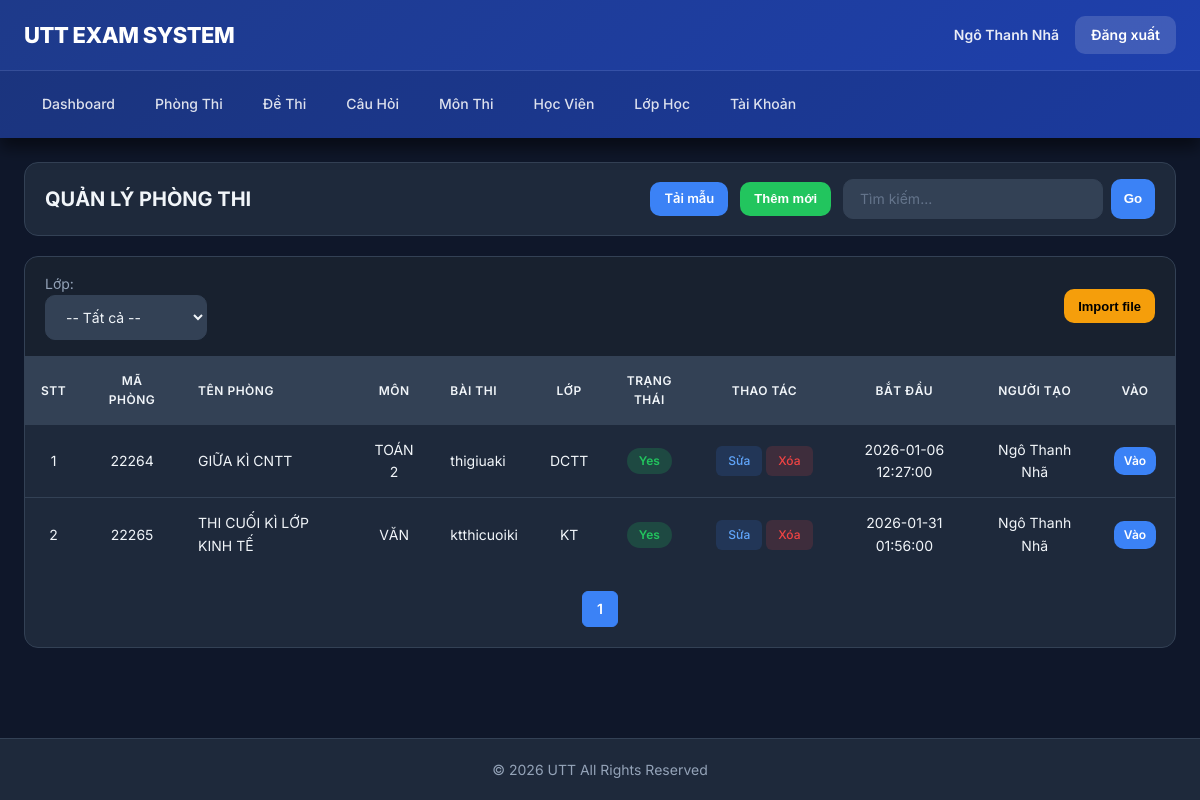
/public/index.php?url=PhongthiController/index (signed in), run on the app's committed database.
### tables this page shows
CREATE TABLE `phong_thi` (
  `id` int(11) NOT NULL,
  `ma_phong` varchar(30) NOT NULL,
  `ten_phong` varchar(255) NOT NULL,
  `mon_id` int(11) NOT NULL,
  `de_id` int(11) NOT NULL,
  `lop_id` int(11) NOT NULL,
  `trangthai` tinyint(4) DEFAULT 1,
  `bat_dau` datetime DEFAULT NULL,
  `nguoi_tao` varchar(100) DEFAULT '',
  `created_at` datetime DEFAULT current_timestamp()
);

CREATE TABLE `mon_thi` (
  `id` int(11) NOT NULL,
  `ma_mon` varchar(20) NOT NULL,
  `ten_mon` varchar(100) NOT NULL,
  `trangthai` tinyint(4) DEFAULT 1,
  `created_at` datetime DEFAULT current_timestamp()
);

CREATE TABLE `de_thi` (
  `id` int(11) NOT NULL,
  `ma_de` varchar(30) NOT NULL,
  `ten_de` varchar(255) NOT NULL,
  `thoi_gian` int(11) NOT NULL DEFAULT 30,
  `mon_id` int(11) NOT NULL,
  `created_at` datetime DEFAULT current_timestamp()
);

CREATE TABLE `lop_hoc` (
  `id` int(11) NOT NULL,
  `ma_lop` varchar(20) NOT NULL,
  `ten_lop` varchar(100) NOT NULL,
  `trangthai` tinyint(4) DEFAULT 1,
  `nguoi_tao` varchar(100) DEFAULT NULL,
  `created_at` datetime DEFAULT current_timestamp()
);

### Core/Controller.php (called while the page is built, shortened)
<?php
class Controller{
  public function model($name){
    return new $name;
  }
  public function view($layout,$data=[]){
    require_once __DIR__."/../MVC/Views/$layout.php";
  }
}

### MVC/Controllers/PhongthiController.php (called while the page is built, shortened)
<?php
class PhongthiController extends Controller
{
  private function getFlash($k)
  {
    $v = $_SESSION["_flash"][$k] ?? "";
    return $v;
  }
  public function index()
  {
    $lop_id = (int) ($_GET["lop_id"] ?? 0);
    $q = trim($_GET["q"] ?? "");
    $rows = $this->model("Phongthi_m")->list($lop_id, $q);
    $lops = $this->model("Lophoc_m")->getAll();
    $mons = $this->model("Monthi_m")->getAll();
    $des = $this->model("Dethi_m")->list(0, "");
    $this->view("layout_admin", [
      "page" => "Pages/pt_list",
      "rows" => $rows,
      "lops" => $lops,
      "mons" => $mons,
      "des" => $des,
      "lop_id" => $lop_id,
      "q" => $q,
      "msg" => $this->getFlash("msg"),
      "err" => $this->getFlash("err"),
    ]);
  }
}

### Core/App.php (called while the page is built, shortened)
<?php
class App {
  public function __construct(){
    $url = $_GET["url"] ?? "AuthController/login";
    $arr = explode("/", trim($url,"/"));
    $action     = $arr[1] ?? "login";
    $params     = array_slice($arr,2);
    $c = new $controller;
    call_user_func_array([$c,$action], $params);
  }
}

### public/index.php (called while the page is built, shortened)
<?php
require_once __DIR__."/../Core/Database.php";
require_once __DIR__."/../Core/Controller.php";
require_once __DIR__."/../Core/App.php";
new App();

### Core/Database.php (called while the page is built, shortened)
<?php
class Database
{
  public function __construct()
  {
    $dsn = "mysql:host=" . DB_HOST . ";port=" . DB_PORT . ";dbname=" . DB_NAME . ";charset=utf8mb4";
    $this->con = new PDO($dsn, DB_USER, DB_PASS, [
      PDO::ATTR_ERRMODE => PDO::ERRMODE_EXCEPTION,
      PDO::ATTR_DEFAULT_FETCH_MODE => PDO::FETCH_ASSOC
    ]);
  }
}

### MVC/Models/Phongthi_m.php (called while the page is built, shortened)
<?php
class Phongthi_m extends Database {
  public function list($lop_id=0, $q=""){
    $qLike = "%".trim($q)."%";
    $st=$this->con->prepare("
      SELECT p.*, m.ten_mon, d.ten_de, l.ma_lop
      FROM phong_thi p
      JOIN mon_thi m ON m.id=p.mon_id
      JOIN de_thi d ON d.id=p.de_id
      JOIN lop_hoc l ON l.id=p.lop_id
      WHERE (p.ma_phong LIKE ? OR p.ten_phong LIKE ?)
      ORDER BY p.id DESC
    ");
    $st->execute([$qLike,$qLike]);
    return $st->fetchAll();
  }
}

### MVC/Views/Pages/pt_list.php (the view, shortened to what this page needs)
<?php
$rows = $data["rows"] ?? [];
$q = $data["q"] ?? "";
?>
<div class="page-head compact">
  <div class="page-title">QUẢN LÝ PHÒNG THI</div>
  <div class="page-actions">
    <a class="btn btn-primary btn-sm" href="<?= BASE_URL ?>/index.php?url=PhongthiController/template">Tải mẫu</a>
    <button class="btn btn-success btn-sm" type="button" onclick="openAddModal()">Thêm mới</button>
    <form class="search-form" method="get" action="<?= BASE_URL ?>/index.php">
      <input name="q" value="<?= htmlspecialchars($q) ?>" placeholder="Tìm kiếm...">
      <button type="submit" class="btn-search">Go</button>
    </form>
  </div>
</div>
<div class="box">
  <div class="box-sub">
    <div>
      Lớp:
      <select onchange="location.href='<?= BASE_URL ?>/index.php?url=PhongthiController/index&lop_id='+this.value">
        <option value="0">-- Tất cả --</option>
      </select>
    </div>
    <button class="btn btn-warning btn-sm" type="button" onclick="openModal()">Import file</button>
  </div>
  <table class="tbl">
    <thead>
      <tr>
        <th style="width:50px;text-align:center">STT</th>
        <th style="width:100px;text-align:center">Mã Phòng</th>
        <th>Tên phòng</th>
        <th style="text-align:center">Môn</th>
        <th>Bài thi</th>
        <th style="text-align:center">Lớp</th>
        <th style="width:90px;text-align:center">Trạng thái</th>
        <th style="width:140px;text-align:center">Thao tác</th>
        <th style="width:140px;text-align:center">Bắt đầu</th>
        <th style="text-align:center">Người tạo</th>
        <th style="width:80px;text-align:center">Vào</th>
      </tr>
    </thead>
    <tbody>
      <?php foreach ($rows as $i => $r): ?>
        <tr>
          <td style="text-align:center"><?= $i + 1 ?></td>
          <td style="text-align:center"><?= htmlspecialchars($r["ma_phong"] ?? "") ?></td>
          <td><?= htmlspecialchars($r["ten_phong"] ?? "") ?></td>
          <td style="text-align:center"><?= htmlspecialchars($r["ten_mon"] ?? "") ?></td>
          <td><?= htmlspecialchars($r["ten_de"] ?? "") ?></td>
          <td style="text-align:center"><?= htmlspecialchars($r["ma_lop"] ?? "") ?></td>
          <td style="text-align:center">
            <span
              class="pill <?= ((int) ($r["trangthai"] ?? 0) === 1 ? 'yes' : 'no') ?>"><?= ((int) ($r["trangthai"] ?? 0) === 1 ? 'Yes' : 'No') ?></span>
          </td>
          <td style="text-align:center">
            <a class="action-btn edit"
              href="<?= BASE_URL ?>/index.php?url=PhongthiController/edit/<?= $r["id"] ?>">Sửa</a>
            <a class="action-btn delete" onclick="return confirm('Xóa phòng thi này?')"
              href="<?= BASE_URL ?>/index.php?url=PhongthiController/delete/<?= $r["id"] ?>">Xóa</a>
          </td>
          <td style="text-align:center"><?= htmlspecialchars($r["bat_dau"] ?? "") ?></td>
          <td style="text-align:center"><?= htmlspecialchars($r["nguoi_tao"] ?? "") ?></td>
          <td style="text-align:center">
            <a class="btn btn-primary btn-xs"
              href="<?= BASE_URL ?>/index.php?url=PhongthiController/vaoPhong/<?= $r["id"] ?>">Vào</a>
          </td>
        </tr>
      <?php endforeach; ?>
    </tbody>
  </table>
  <div class="pager"><a class="page active" href="#">1</a></div>
</div>

### MVC/Views/layout_admin.php (shortened to what this page needs)
<?php
$u = $_SESSION["user"] ?? ["hoten" => "Khách"];
$page = $data["page"] ?? "";
?>
<!doctype html>
<html lang="vi">
<head>
  <link rel="stylesheet" href="<?= BASE_URL ?>/assets/style.css?v=3">
</head>
<body>
  <header class="site-header">
    <div class="header-top">
      <div class="header-logo">UTT EXAM SYSTEM</div>
      <div class="header-user">
        <span class="header-user-name"><?= htmlspecialchars($u["hoten"]) ?></span>
        <a href="<?= BASE_URL ?>/index.php?url=AuthController/logout" class="header-logout">Đăng xuất</a>
      </div>
    </div>
    <nav class="header-nav">
      <a href="<?= BASE_URL ?>/index.php?url=DashboardController/index" class="nav-link">Dashboard</a>
      <a href="<?= BASE_URL ?>/index.php?url=PhongthiController/index" class="nav-link">Phòng Thi</a>
      <a href="<?= BASE_URL ?>/index.php?url=DethiController/index" class="nav-link">Đề Thi</a>
      <a href="<?= BASE_URL ?>/index.php?url=CauhoiController/index" class="nav-link">Câu Hỏi</a>
      <a href="<?= BASE_URL ?>/index.php?url=MonthiController/index" class="nav-link">Môn Thi</a>
      <a href="<?= BASE_URL ?>/index.php?url=HocvienAdminController/index" class="nav-link">Học Viên</a>
      <a href="<?= BASE_URL ?>/index.php?url=LophocController/index" class="nav-link">Lớp Học</a>
      <a href="<?= BASE_URL ?>/index.php?url=TaikhoanController/index" class="nav-link">Tài Khoản</a>
    </nav>
  </header>
  <main class="page-wrap">
    <?php require_once __DIR__ . "/" . $page . ".php"; ?>
  </main>
  <footer class="site-footer">
    © 2026 UTT All Rights Reserved
  </footer>
</body>
</html>

### data on the page
phong_thi: ma_phong "22264", ten_phong "GIỮA KÌ CNTT", mon.ten_mon "TOÁN 2", de.ten_de "thigiuaki", lop.ma_lop "DCTT", trangthai "Yes", bat_dau "2026-01-06 12:27:00", nguoi_tao "Ngô Thanh Nhã"
phong_thi: ma_phong "22265", ten_phong "THI CUỐI KÌ LỚP KINH TẾ", mon.ten_mon "VĂN", de.ten_de "ktthicuoiki", lop.ma_lop "KT", trangthai "Yes", bat_dau "2026-01-31 01:56:00", nguoi_tao "Ngô Thanh Nhã"

### other printed values
$u["hoten"] "Ngô Thanh Nhã"
